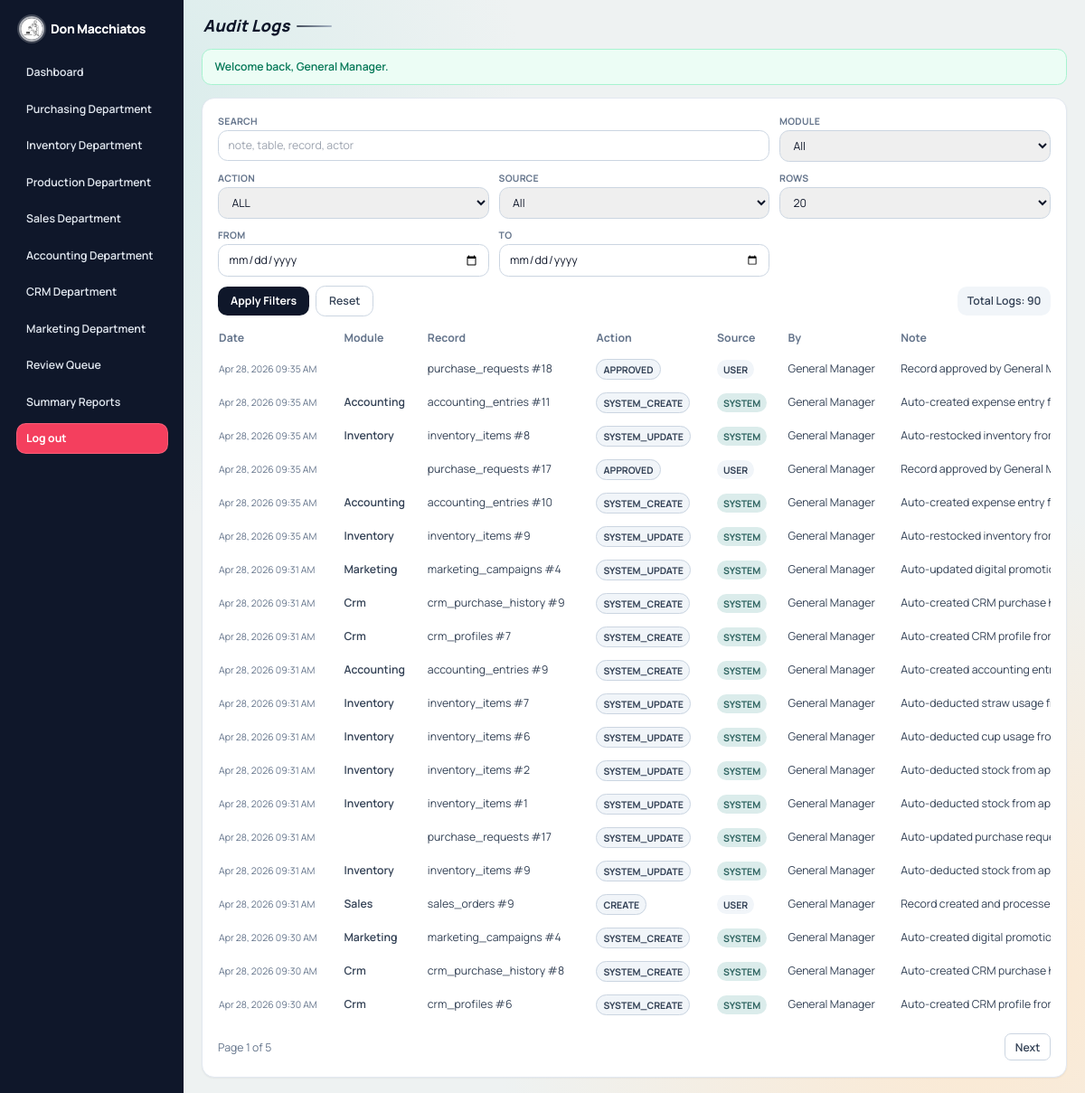
/audit_logs.php (signed in), run on the app's committed database.
### tables this page shows
CREATE TABLE `audit_trails` (
  `id` bigint(20) UNSIGNED NOT NULL,
  `module` enum('inventory','production','sales','accounting','crm','marketing','system') NOT NULL,
  `table_name` varchar(100) NOT NULL,
  `record_id` int(10) UNSIGNED NOT NULL,
  `action_type` varchar(40) NOT NULL,
  `source` enum('user','system') NOT NULL DEFAULT 'user',
  `note` text DEFAULT NULL,
  `old_data` longtext DEFAULT NULL CHECK (json_valid(`old_data`)),
  `new_data` longtext DEFAULT NULL CHECK (json_valid(`new_data`)),
  `diff_data` longtext DEFAULT NULL CHECK (json_valid(`diff_data`)),
  `performed_by` int(10) UNSIGNED DEFAULT NULL,
  `performed_at` datetime NOT NULL DEFAULT current_timestamp()
);

CREATE TABLE `users` (
  `id` int(10) UNSIGNED NOT NULL,
  `full_name` varchar(120) NOT NULL,
  `username` varchar(60) NOT NULL,
  `password_hash` varchar(255) NOT NULL,
  `role` enum('general_manager','department_head') NOT NULL,
  `department` enum('purchasing','inventory','production','sales','accounting','crm','marketing') DEFAULT NULL,
  `created_at` datetime NOT NULL DEFAULT current_timestamp(),
  `updated_at` datetime NOT NULL DEFAULT current_timestamp() ON UPDATE current_timestamp()
);

### includes/functions.php (called while the page is built, shortened)
<?php
function e($value): string
{
    return htmlspecialchars((string) $value, ENT_QUOTES, 'UTF-8');
}
function format_table_value(string $column, $value): string
{
    if (in_array($column, ['created_at', 'updated_at', 'approved_at', 'last_purchase_at', 'paid_at'], true)) {
        $timestamp = strtotime((string) $value);
        return $timestamp ? date('M d, Y h:i A', $timestamp) : (string) $value;
    }
    return (string) $value;
}
function query_with(array $base, array $changes = [], array $remove = []): string
{
    $query = $base;
    foreach ($changes as $key => $value) {
        $query[$key] = $value;
    }
    return http_build_query($query);
}

### audit_logs.php (the view, shortened to what this page needs)
<?php
$pdo = db();
$moduleOptions = ['all', 'purchasing', 'inventory', 'production', 'sales', 'accounting', 'crm', 'marketing', 'system'];
$actionOptions = ['all', 'create', 'edit', 'delete', 'approved', 'rejected', 'system_create', 'system_update'];
$sourceOptions = ['all', 'user', 'system'];
$search = trim((string) ($_GET['q'] ?? ''));
$module = (string) ($_GET['module'] ?? 'all');
$actionType = (string) ($_GET['action_type'] ?? 'all');
$source = (string) ($_GET['source'] ?? 'all');
$dateFrom = (string) ($_GET['from'] ?? '');
$dateTo = (string) ($_GET['to'] ?? '');
$page = max(1, (int) ($_GET['page'] ?? 1));
$perPage = (int) ($_GET['per_page'] ?? 20);
$allowedPerPage = [10, 20, 50, 100];
if (!preg_match('/^\d{4}-\d{2}-\d{2}$/', $dateFrom)) {
    $dateFrom = '';
}
if (!preg_match('/^\d{4}-\d{2}-\d{2}$/', $dateTo)) {
    $dateTo = '';
}
$where = [];
$params = [];
$whereSql = $where ? ('WHERE ' . implode(' AND ', $where)) : '';
$countStmt = $pdo->prepare("SELECT COUNT(*)
    FROM audit_trails a
    LEFT JOIN users u ON u.id = a.performed_by
    {$whereSql}");
$countStmt->execute($params);
$totalRows = (int) $countStmt->fetchColumn();
$totalPages = max(1, (int) ceil($totalRows / $perPage));
$offset = ($page - 1) * $perPage;
$listStmt = $pdo->prepare("SELECT a.*, u.full_name AS performed_name
    FROM audit_trails a
    LEFT JOIN users u ON u.id = a.performed_by
    {$whereSql}
    ORDER BY a.performed_at DESC, a.id DESC
    LIMIT {$perPage} OFFSET {$offset}");
$listStmt->execute($params);
$rows = $listStmt->fetchAll();
require_once __DIR__ . '/includes/layout_top.php';
?>
<section class="rounded-2xl border border-slate-200 bg-white p-5 shadow-sm">
    <form method="get" class="grid gap-3 md:grid-cols-3 xl:grid-cols-6">
        <div class="md:col-span-2 xl:col-span-2">
            <label class="block text-xs font-bold uppercase tracking-wide text-slate-500">Search</label>
            <input type="text" name="q" value="<?= e($search) ?>" placeholder="note, table, record, actor" class="mt-1 w-full rounded-xl border border-slate-300 px-3 py-2 text-sm focus:border-brand-500 focus:outline-none focus:ring-2 focus:ring-brand-100">
        </div>
        <div>
            <label class="block text-xs font-bold uppercase tracking-wide text-slate-500">Module</label>
            <select name="module" class="mt-1 w-full rounded-xl border border-slate-300 px-3 py-2 text-sm focus:border-brand-500 focus:outline-none focus:ring-2 focus:ring-brand-100">
                <?php foreach ($moduleOptions as $option): ?>
                    <option value="<?= e($option) ?>" <?= $module === $option ? 'selected' : '' ?>><?= e(ucfirst($option)) ?></option>
                <?php endforeach; ?>
            </select>
        </div>
        <div>
            <label class="block text-xs font-bold uppercase tracking-wide text-slate-500">Action</label>
            <select name="action_type" class="mt-1 w-full rounded-xl border border-slate-300 px-3 py-2 text-sm focus:border-brand-500 focus:outline-none focus:ring-2 focus:ring-brand-100">
                <?php foreach ($actionOptions as $option): ?>
                    <option value="<?= e($option) ?>" <?= $actionType === $option ? 'selected' : '' ?>><?= e(strtoupper($option)) ?></option>
                <?php endforeach; ?>
            </select>
        </div>
        <div>
            <label class="block text-xs font-bold uppercase tracking-wide text-slate-500">Source</label>
            <select name="source" class="mt-1 w-full rounded-xl border border-slate-300 px-3 py-2 text-sm focus:border-brand-500 focus:outline-none focus:ring-2 focus:ring-brand-100">
                <?php foreach ($sourceOptions as $option): ?>
                    <option value="<?= e($option) ?>" <?= $source === $option ? 'selected' : '' ?>><?= e(ucfirst($option)) ?></option>
                <?php endforeach; ?>
            </select>
        </div>
        <div>
            <label class="block text-xs font-bold uppercase tracking-wide text-slate-500">Rows</label>
            <select name="per_page" class="mt-1 w-full rounded-xl border border-slate-300 px-3 py-2 text-sm focus:border-brand-500 focus:outline-none focus:ring-2 focus:ring-brand-100">
                <?php foreach ($allowedPerPage as $size): ?>
                    <option value="<?= e((string) $size) ?>" <?= $perPage === $size ? 'selected' : '' ?>><?= e((string) $size) ?></option>
                <?php endforeach; ?>
            </select>
        </div>
        <div>
            <label class="block text-xs font-bold uppercase tracking-wide text-slate-500">From</label>
            <input type="date" name="from" value="<?= e($dateFrom) ?>" class="mt-1 w-full rounded-xl border border-slate-300 px-3 py-2 text-sm focus:border-brand-500 focus:outline-none focus:ring-2 focus:ring-brand-100">
        </div>
        <div>
            <label class="block text-xs font-bold uppercase tracking-wide text-slate-500">To</label>
            <input type="date" name="to" value="<?= e($dateTo) ?>" class="mt-1 w-full rounded-xl border border-slate-300 px-3 py-2 text-sm focus:border-brand-500 focus:outline-none focus:ring-2 focus:ring-brand-100">
        </div>
        <div class="md:col-span-3 xl:col-span-6 flex flex-wrap items-center gap-2">
            <button type="submit" class="rounded-xl bg-slate-900 px-4 py-2 text-sm font-bold text-white hover:bg-slate-800">Apply Filters</button>
            <a href="audit_logs.php" class="rounded-xl border border-slate-300 bg-white px-4 py-2 text-sm font-semibold text-slate-700 hover:bg-slate-50">Reset</a>
            <p class="w-full rounded-xl bg-slate-100 px-3 py-2 text-sm font-semibold text-slate-700 sm:ml-auto sm:w-auto">Total Logs: <?= e((string) $totalRows) ?></p>
        </div>
    </form>
    <div class="table-scroll mt-4">
        <table class="stack-table w-full min-w-[1100px] text-sm">
            <thead>
            <tr class="text-left text-slate-500">
                <th class="pb-2 pr-4" data-priority="low">Date</th>
                <th class="pb-2 pr-4" data-priority="high">Module</th>
                <th class="pb-2 pr-4" data-priority="high">Record</th>
                <th class="pb-2 pr-4" data-priority="high">Action</th>
                <th class="pb-2 pr-4" data-priority="medium">Source</th>
                <th class="pb-2 pr-4" data-priority="low">By</th>
                <th class="pb-2 pr-4" data-priority="low">Note</th>
            </tr>
            </thead>
            <tbody class="text-slate-700">
            <?php if ($rows): ?>
                <?php foreach ($rows as $row): ?>
                    <tr class="border-t border-slate-100">
                        <td class="py-2 pr-4 text-xs text-slate-500"><?= e(format_table_value('updated_at', $row['performed_at'])) ?></td>
                        <td class="py-2 pr-4 font-semibold"><?= e(ucfirst((string) $row['module'])) ?></td>
                        <td class="py-2 pr-4"><?= e((string) $row['table_name']) ?> #<?= e((string) $row['record_id']) ?></td>
                        <td class="py-2 pr-4"><span class="rounded-full border border-slate-300 bg-slate-100 px-2 py-1 text-xs font-bold text-slate-700"><?= e(strtoupper((string) $row['action_type'])) ?></span></td>
                        <td class="py-2 pr-4"><span class="rounded-full px-2 py-1 text-xs font-bold <?= $row['source'] === 'system' ? 'bg-brand-100 text-brand-700' : 'bg-slate-100 text-slate-700' ?>"><?= e(strtoupper((string) $row['source'])) ?></span></td>
                        <td class="py-2 pr-4"><?= e($row['performed_name'] ?? 'System') ?></td>
                        <td class="py-2 pr-4 max-w-[260px] truncate" title="<?= e((string) ($row['note'] ?? '')) ?>"><?= e((string) ($row['note'] ?? '-')) ?></td>
                    </tr>
                <?php endforeach; ?>
            <?php else: ?>
                <tr>
                    <td colspan="8" class="py-4 text-center text-slate-500">No audit records match the current filters.</td>
                </tr>
            <?php endif; ?>
            </tbody>
        </table>
    </div>
    <?php if ($totalPages > 1): ?>
        <div class="mt-4 flex flex-wrap items-center justify-between gap-3 text-sm">
            <p class="text-slate-500">Page <?= e((string) $page) ?> of <?= e((string) $totalPages) ?></p>
            <div class="flex items-center gap-2">
                <?php if ($page < $totalPages): ?>
                    <a href="audit_logs.php?<?= e(query_with($_GET, ['page' => $page + 1])) ?>" class="rounded-lg border border-slate-300 bg-white px-3 py-1.5 font-semibold text-slate-700 hover:bg-slate-50">Next</a>
                <?php endif; ?>
            </div>
        </div>
    <?php endif; ?>
</section>
<?php require_once __DIR__ . '/includes/layout_bottom.php'; ?>

### includes/layout_top.php (style rules this page uses)
:root { --canvas: #eef2f2; --text-main: #0f172a; --app-sidebar-md: 13.5rem; --app-sidebar-lg: 14.5rem; --app-content-x: 0.75rem; --app-content-y: 0.75rem; --app-card-pad: 1rem; --app-title-size: 1.35rem; --app-title-line: 1.25; --mobile-topbar-x: 0.75rem; --mobile-topbar-y: 0.75rem; --mobile-chip-font: 0.72rem; --mobile-chip-pad-x: 0.75rem; --mobile-chip-pad-y: 0.25rem; --table-scroll-edge: -0.25rem; --table-scroll-pad: 0.25rem; --stack-row-gap: 0.75rem; --stack-card-pad-y: 0.25rem; --stack-card-pad-x: 0.75rem; --stack-cell-font: 0.83rem; --stack-label-font: 0.64rem; }
*, *::before, *::after { box-sizing: border-box; }
html { font-size: 14px; }
body { font-family: 'Manrope', sans-serif; background: radial-gradient(circle at 10% 10%, #d8eceb 0%, transparent 30%), radial-gradient(circle at 90% 90%, #fde8cf 0%, transparent 35%), var(--canvas); color: var(--text-main); margin: 0; min-width: 320px; overflow-x: hidden; }
.table-scroll { overflow-x: auto; -webkit-overflow-scrolling: touch; scrollbar-width: thin; }
.table-scroll table { border-collapse: separate; border-spacing: 0; }
@media (min-width: 1024px) and (max-width: 1279px) { :root { --app-content-x: 1.4rem; --app-content-y: 1.2rem; --app-card-pad: 1.22rem; --app-title-size: 1.72rem; } }

### data on the page
audit_trails: performed_at "Apr 28, 2026 09:35 AM", table_name "purchase_requests", record "18", action_type "APPROVED", source "USER", performed_by.full_name "General Manager", note "Record approved by General…"
audit_trails: performed_at "Apr 28, 2026 09:35 AM", module "Accounting", table_name "accounting_entries", record "11", action_type "SYSTEM_CREATE", source "SYSTEM", performed_by.full_name "General Manager", note "Auto-created expense entry from approved pur…"
audit_trails: performed_at "Apr 28, 2026 09:35 AM", module "Inventory", table_name "inventory_items", record "8", action_type "SYSTEM_UPDATE", source "SYSTEM", performed_by.full_name "General Manager", note "Auto-restocked inventory from approved purch…"
audit_trails: performed_at "Apr 28, 2026 09:35 AM", table_name "purchase_requests", record "17", action_type "APPROVED", source "USER", performed_by.full_name "General Manager", note "Record approved by General…"
audit_trails: performed_at "Apr 28, 2026 09:35 AM", module "Accounting", table_name "accounting_entries", record "10", action_type "SYSTEM_CREATE", source "SYSTEM", performed_by.full_name "General Manager", note "Auto-created expense entry from approved pur…"
audit_trails: performed_at "Apr 28, 2026 09:35 AM", module "Inventory", table_name "inventory_items", record "9", action_type "SYSTEM_UPDATE", source "SYSTEM", performed_by.full_name "General Manager", note "Auto-restocked inventory from approved purch…"
audit_trails: performed_at "Apr 28, 2026 09:31 AM", module "Marketing", table_name "marketing_campaigns", record "4", action_type "SYSTEM_UPDATE", source "SYSTEM", performed_by.full_name "General Manager", note "Auto-updated digital promotion campaign from…"
audit_trails: performed_at "Apr 28, 2026 09:31 AM", module "Crm", table_name "crm_purchase_history", record "9", action_type "SYSTEM_CREATE", source "SYSTEM", performed_by.full_name "General Manager", note "Auto-created CRM purchase history from appro…"
audit_trails: performed_at "Apr 28, 2026 09:31 AM", module "Crm", table_name "crm_profiles", record "7", action_type "SYSTEM_CREATE", source "SYSTEM", performed_by.full_name "General Manager", note "Auto-created CRM profile from approved sales…"
audit_trails: performed_at "Apr 28, 2026 09:31 AM", module "Accounting", table_name "accounting_entries", record "9", action_type "SYSTEM_CREATE", source "SYSTEM", performed_by.full_name "General Manager", note "Auto-created accounting entry from approved s…"
audit_trails: performed_at "Apr 28, 2026 09:31 AM", module "Inventory", table_name "inventory_items", record "7", action_type "SYSTEM_UPDATE", source "SYSTEM", performed_by.full_name "General Manager", note "Auto-deducted straw usage from approved sale…"
audit_trails: performed_at "Apr 28, 2026 09:31 AM", module "Inventory", table_name "inventory_items", record "6", action_type "SYSTEM_UPDATE", source "SYSTEM", performed_by.full_name "General Manager", note "Auto-deducted cup usage from approved sales…"
audit_trails: performed_at "Apr 28, 2026 09:31 AM", module "Inventory", table_name "inventory_items", record "2", action_type "SYSTEM_UPDATE", source "SYSTEM", performed_by.full_name "General Manager", note "Auto-deducted stock from approved sales orde…"
audit_trails: performed_at "Apr 28, 2026 09:31 AM", module "Inventory", table_name "inventory_items", record "1", action_type "SYSTEM_UPDATE", source "SYSTEM", performed_by.full_name "General Manager", note "Auto-deducted stock from approved sales orde…"
audit_trails: performed_at "Apr 28, 2026 09:31 AM", table_name "purchase_requests", record "17", action_type "SYSTEM_UPDATE", source "SYSTEM", performed_by.full_name "General Manager", note "Auto-updated purchase request after Inventory…"
audit_trails: performed_at "Apr 28, 2026 09:31 AM", module "Inventory", table_name "inventory_items", record "9", action_type "SYSTEM_UPDATE", source "SYSTEM", performed_by.full_name "General Manager", note "Auto-deducted stock from approved sales orde…"
audit_trails: performed_at "Apr 28, 2026 09:31 AM", module "Sales", table_name "sales_orders", record "9", action_type "CREATE", source "USER", performed_by.full_name "General Manager", note "Record created and processed in real-time POS…"
audit_trails: performed_at "Apr 28, 2026 09:30 AM", module "Marketing", table_name "marketing_campaigns", record "4", action_type "SYSTEM_CREATE", source "SYSTEM", performed_by.full_name "General Manager", note "Auto-created digital promotion campaign from…"
audit_trails: performed_at "Apr 28, 2026 09:30 AM", module "Crm", table_name "crm_purchase_history", record "8", action_type "SYSTEM_CREATE", source "SYSTEM", performed_by.full_name "General Manager", note "Auto-created CRM purchase history from appro…"
audit_trails: performed_at "Apr 28, 2026 09:30 AM", module "Crm", table_name "crm_profiles", record "6", action_type "SYSTEM_CREATE", source "SYSTEM", performed_by.full_name "General Manager", note "Auto-created CRM profile from approved sales…"

### other printed values
APP_NAME "Don Macchiatos"
$departmentName "Purchasing Department"
$departmentName "Inventory Department"
$departmentName "Production Department"
$departmentName "Sales Department"
$departmentName "Accounting Department"
$departmentName "CRM Department"
$departmentName "Marketing Department"
$pageTitle "Audit Logs"
$flash['message'] "Welcome back, General Manager."
$totalRows "90"
$page "1"
$totalPages "5"
form field module "All"
form field action_type "ALL"
